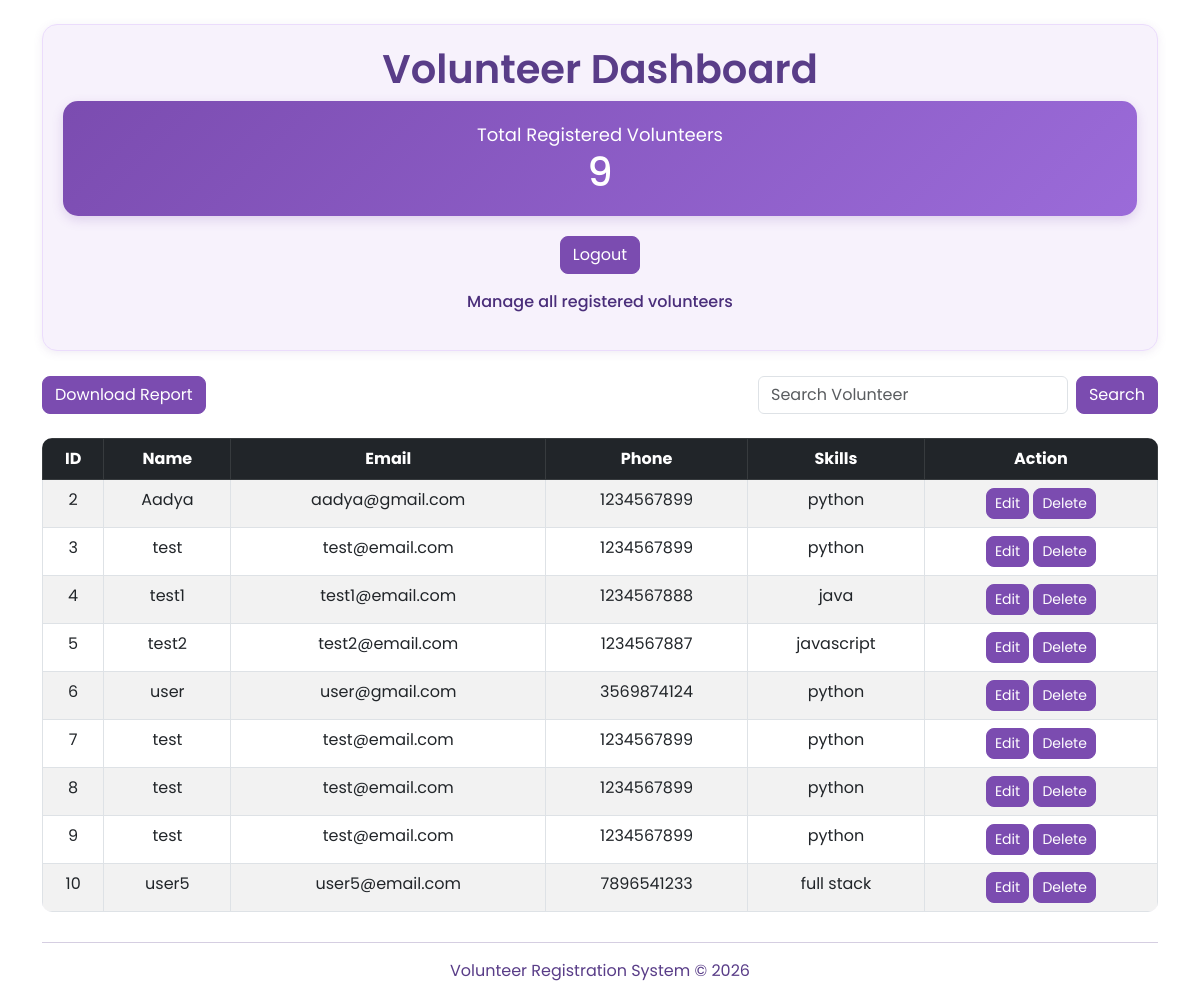
The page /dashboard (signed in) on the database its author committed.
### tables this page shows
CREATE TABLE volunteers(
    id INTEGER PRIMARY KEY AUTOINCREMENT,
    name TEXT NOT NULL,
    email TEXT NOT NULL,
    phone TEXT NOT NULL,
    skills TEXT
);

### app.py (the view)
@app.route("/dashboard")
def dashboard():
    if "admin" not in session:
        return redirect(url_for("login"))
    search = request.args.get("search", "")
    conn = sqlite3.connect("database.db")
    cursor = conn.cursor()
    cursor.execute("SELECT COUNT(*) FROM volunteers")
    total_volunteers = cursor.fetchone()[0]
    if search:
        cursor.execute(
            "SELECT * FROM volunteers WHERE name LIKE ?",
            ('%' + search + '%',)
        )
    else:
        cursor.execute("SELECT * FROM volunteers")
    volunteers = cursor.fetchall()
    conn.close()
    return render_template(
        "dashboard.html",
        volunteers=volunteers,
        total_volunteers=total_volunteers
    )

### templates/dashboard.html (shortened to what this page needs)
<!DOCTYPE html>
<html>
<head>
    <link href="https://cdn.jsdelivr.net/npm/bootstrap@5.3.0/dist/css/bootstrap.min.css" rel="stylesheet">
    <link rel="stylesheet" href="{{ url_for('static', filename='style.css') }}">
</head>
<body class="container mt-4">
    <div class="dashboard-header text-center">
        <h1>
            Volunteer Dashboard
        </h1>
        <div class="dashboard-card">
            <p>Total Registered Volunteers</p>
            <h2>{{ total_volunteers }}</h2>
        </div>
        <a href="/logout" class="btn btn-danger">
            Logout
        </a>
        <p class="text-muted mt-3" style="color: #4a2e7a !important; font-weight: 500;">
            Manage all registered volunteers
        </p>
    </div>
    <div class="d-flex justify-content-between align-items-center mb-4">
        <a href="/download" class="btn btn-success">
            Download Report
        </a>
        <form method="GET"
              action="/dashboard"
              class="d-flex search-box">
            <input
                type="text"
                name="search"
                class="form-control me-2"
                placeholder="Search Volunteer"
                value="{{ request.args.get('search', '') }}">
            <button
                type="submit"
                class="btn btn-primary">
                Search
            </button>
        </form>
    </div>
    <table class="table table-striped table-hover table-bordered text-center">
        <thead class="table-dark">
            <tr>
                <th>ID</th>
                <th>Name</th>
                <th>Email</th>
                <th>Phone</th>
                <th>Skills</th>
                <th>Action</th>
            </tr>
        </thead>
        <tbody>
        {% for volunteer in volunteers %}
            <tr>
                <td>{{ volunteer[0] }}</td>
                <td>{{ volunteer[1] }}</td>
                <td>{{ volunteer[2] }}</td>
                <td>{{ volunteer[3] }}</td>
                <td>{{ volunteer[4] }}</td>
                <td>
                    <a href="/edit/{{ volunteer[0] }}"
                       class="btn btn-warning btn-sm">
                        Edit
                    </a>
                    <a href="/delete/{{ volunteer[0] }}"
                       class="btn btn-danger btn-sm"
                       onclick="return confirm('Are you sure you want to delete this volunteer?')">
                        Delete
                    </a>
                </td>
            </tr>
        {% else %}
            <tr>
                <td colspan="6" class="text-muted">No volunteers found.</td>
            </tr>
        {% endfor %}
        </tbody>
    </table>
    <div class="footer">
        <hr>
        Volunteer Registration System © 2026
    </div>
</body>
</html>

### static/style.css (style rules this page uses)
body { background: linear-gradient(135deg, #f3eafa 0%, #e2d1f9 100%); color: #2b1d3a; }
.dashboard-header { background: #f7f2fc; padding: 20px; border-radius: 15px; box-shadow: 0px 2px 10px rgba(110, 72, 145, 0.1); margin-bottom: 25px; border: 1px solid #ebdcfc; }
.dashboard-card { background: linear-gradient(135deg, #7b4cb0, #9b6bd9); color: white; border-radius: 15px; padding: 20px; text-align: center; margin-bottom: 20px; box-shadow: 0px 4px 12px rgba(123, 76, 176, 0.2); }
.dashboard-card h2 { font-size: 40px; margin: 0; }
.dashboard-card p { margin: 0; font-size: 18px; }
.table { background: #f7f2fc; border-radius: 10px; overflow: hidden; }
.btn { border-radius: 8px; background-color: #7b4cb0; border-color: #7b4cb0; color: white; }
.search-box { max-width: 400px; }
.footer { text-align: center; margin-top: 30px; color: #593d88; }

### templates/dashboard.html (style rules this page uses)
body { background: url('https://t4.ftcdn.net/jpg/08/97/62/13/360_F_897621340_e9GWws5OSFZKmACWsObXTnXdG922xZzC.jpg') no-repeat center center fixed; background-size: cover; font-family: 'Poppins', sans-serif !important; }
.dashboard-header h1 { color: #593d88 !important; font-weight: 600; }

### rows shown on the page
volunteers: id "2", name "Aadya", email "aadya@gmail.com", phone "1234567899", skills "python"
volunteers: id "3", name "test", email "test@email.com", phone "1234567899", skills "python"
volunteers: id "4", name "test1", email "test1@email.com", phone "1234567888", skills "java"
volunteers: id "5", name "test2", email "test2@email.com", phone "1234567887", skills "javascript"
volunteers: id "6", name "user", email "user@gmail.com", phone "3569874124", skills "python"
volunteers: id "7", name "test", email "test@email.com", phone "1234567899", skills "python"
volunteers: id "8", name "test", email "test@email.com", phone "1234567899", skills "python"
volunteers: id "9", name "test", email "test@email.com", phone "1234567899", skills "python"
volunteers: id "10", name "user5", email "user5@email.com", phone "7896541233", skills "full stack"

### other values the page prints
{{ total_volunteers }} "9"
